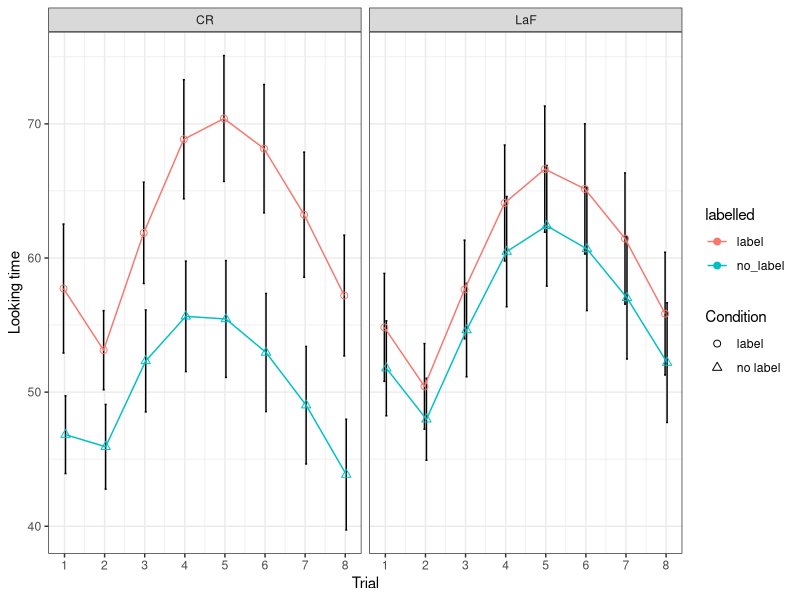
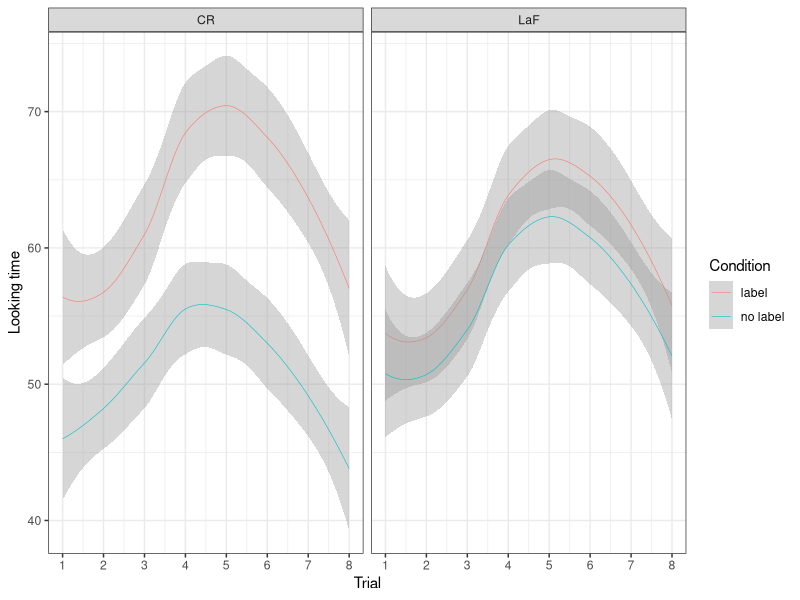

Source code (R) for these figures, in order:
# LIBRARY IMPORTS
library(ggplot2)
library(Hmisc)

## Summarizes data.
## Gives count, mean, standard deviation, standard error of the mean, and confidence interval (default 95%).
##   data: a data frame.
##   measurevar: the name of a column that contains the variable to be summariezed
##   groupvars: a vector containing names of columns that contain grouping variables
##   na.rm: a boolean that indicates whether to ignore NA's
##   conf.interval: the percent range of the confidence interval (default is 95%)
summarySE <- function(data=NULL, measurevar, groupvars=NULL, na.rm=FALSE,
                      conf.interval=.95, .drop=TRUE) {
    library(plyr)

    # New version of length which can handle NA's: if na.rm==T, don't count them
    length2 <- function (x, na.rm=FALSE) {
        if (na.rm) sum(!is.na(x))
        else       length(x)
    }

    # This does the summary. For each group's data frame, return a vector with
    # N, mean, and sd
    datac <- ddply(data, groupvars, .drop=.drop,
      .fun = function(xx, col) {
        c(N    = length2(xx[[col]], na.rm=na.rm),
          mean = mean   (xx[[col]], na.rm=na.rm),
          sd   = sd     (xx[[col]], na.rm=na.rm)
        )
      },
      measurevar
    )

    # Rename the "mean" column    
    datac <- rename(datac, c("mean" = measurevar))

    datac$se <- datac$sd / sqrt(datac$N)  # Calculate standard error of the mean

    # Confidence interval multiplier for standard error
    # Calculate t-statistic for confidence interval: 
    # e.g., if conf.interval is .95, use .975 (above/below), and use df=N-1
    ciMult <- qt(conf.interval/2 + .5, datac$N-1)
    datac$ci <- datac$se * ciMult

    return(datac)
}

# DATA HANDLING
# Import data
single_obj.data <- read.csv("../Results/SingleObject_BPN_LT.csv", head=TRUE)
# Set all factor variables to factors
single_obj.data$subject <- as.factor(single_obj.data$subject)
single_obj.data$explo_overlap <- as.factor(single_obj.data$explo_overlap)
# Transform trial number to start at 1
single_obj.data$trial <- single_obj.data$trial + 1
# Summarising data for mean+CI graph
single_obj.data.sum <- summarySE(single_obj.data, measurevar="looking_time",
								 groupvars=c("labelled","model","trial"),
								 conf.interval=.89)

# GENERATING GRAPHS
# Graph from data (not models), mean and error bars (CI)
single_obj.data.plot <- ggplot(single_obj.data.sum, aes(x = trial,
														y = looking_time,
														colour = labelled,
														group = labelled,
														shape = labelled)) +
						facet_grid(.~model) +
						scale_x_continuous(breaks = c(1,2,3,4,5,6,7,8)) +
						xlab("Trial") + ylab("Looking time") + theme_bw() +
						scale_fill_brewer(palette = "Dark2") +
						scale_shape_discrete(name = "Condition",
											 labels = c("label","no label"),
											 solid=FALSE) +
						geom_errorbar(aes(ymin=looking_time-ci,
										  ymax=looking_time+ci),
									  colour="black", width=.1,
									  position=position_dodge(0.1)) +
						geom_line(position=position_dodge(0.1)) +
						geom_point(position=position_dodge(0.1),
								   size=2, fill="white")
ggsave("../Results/MeanCI.pdf", plot = single_obj.data.plot,
	   height = 4, width = 9)
# Graph from data, geom_smooth fitted
single_obj.data.plot <- ggplot(single_obj.data) +
						geom_smooth(size = .2,
									mapping = aes(trial, looking_time,
												  colour = labelled),
									method = "loess") +
						facet_grid(.~model) +
						scale_x_continuous(breaks = c(1,2,3,4,5,6,7,8)) +
						xlab("Trial") + ylab("Looking time") + theme_bw() +
						scale_fill_brewer(palette = "Dark2") +
						scale_colour_discrete(name = "Condition",
											  labels = c("label","no label"))
ggsave("../Results/Smooth.pdf", plot = single_obj.data.plot,
	   height = 4, width = 9)
